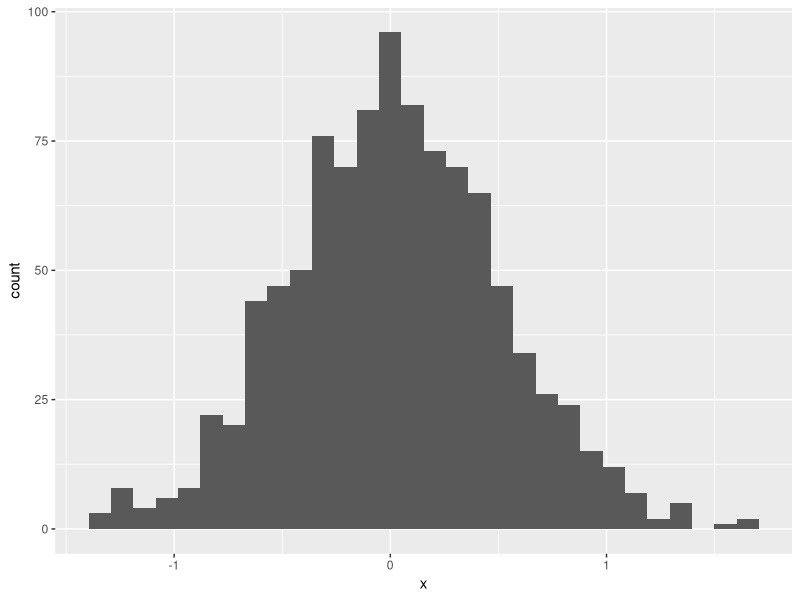
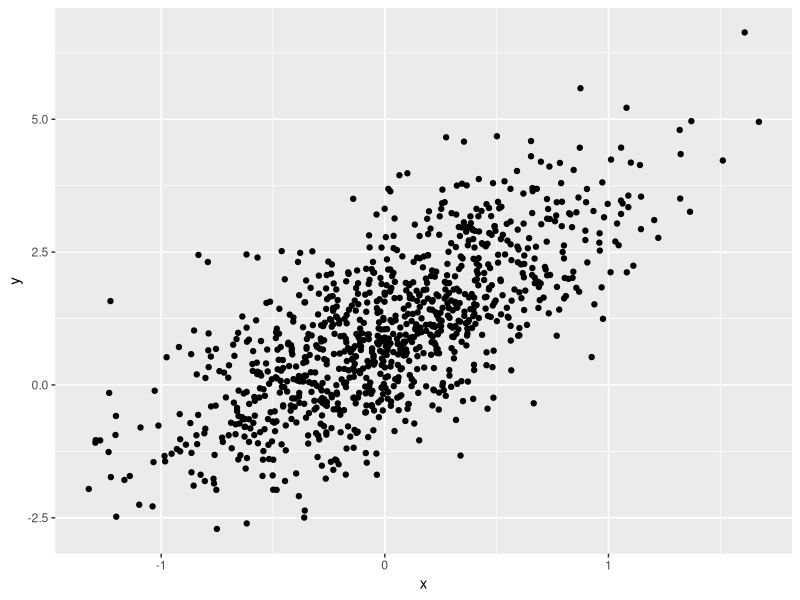
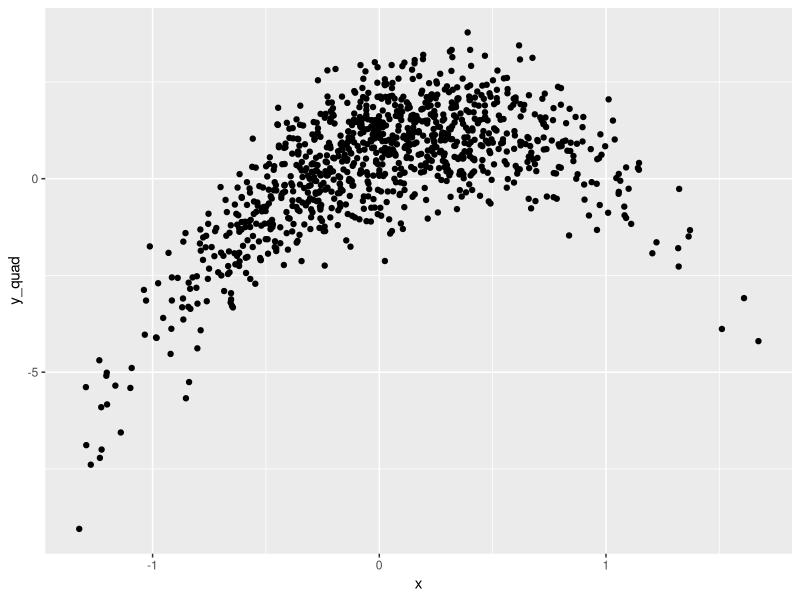
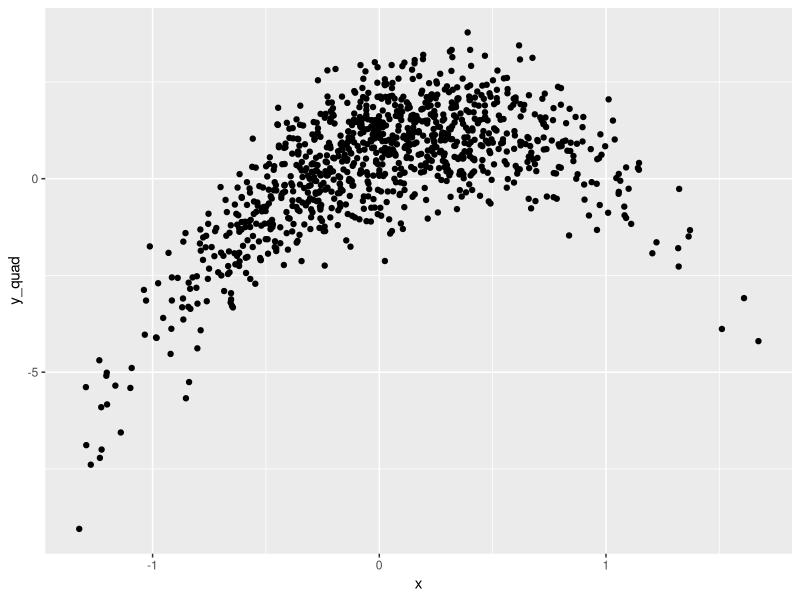

These charts were generated, in order, by the following R code:
########################
#September, 2020
#Sandra Lu
#
#session 1: building block_data frame & plots
########################

##data frame
#install.packages("tidyverse")
library(tidyverse)

example_df = tibble(
  vec_numeric = 1:4,
  vec_char = c("My", "name","is", "sandra"),
  vec_factor = factor(c("male","male","female","male"))
  #binary variable?
)

example_df

##make a df & plots

plot_df = tibble(
  x = rnorm(1000,sd = 0.5),
  y = 1 + 2*x + rnorm(1000),
  y_quad = 1 + 2*x - 3 * x ^ 2 + rnorm(1000)
)

ggplot(plot_df, aes(x = x)) + geom_histogram()

ggplot(plot_df, aes(x = x,y = y)) + geom_point()

ggplot(plot_df, aes(x = x,y = y_quad)) + geom_point()

ggsave("scatter_plot.pdf", height = 4, width = 4)
